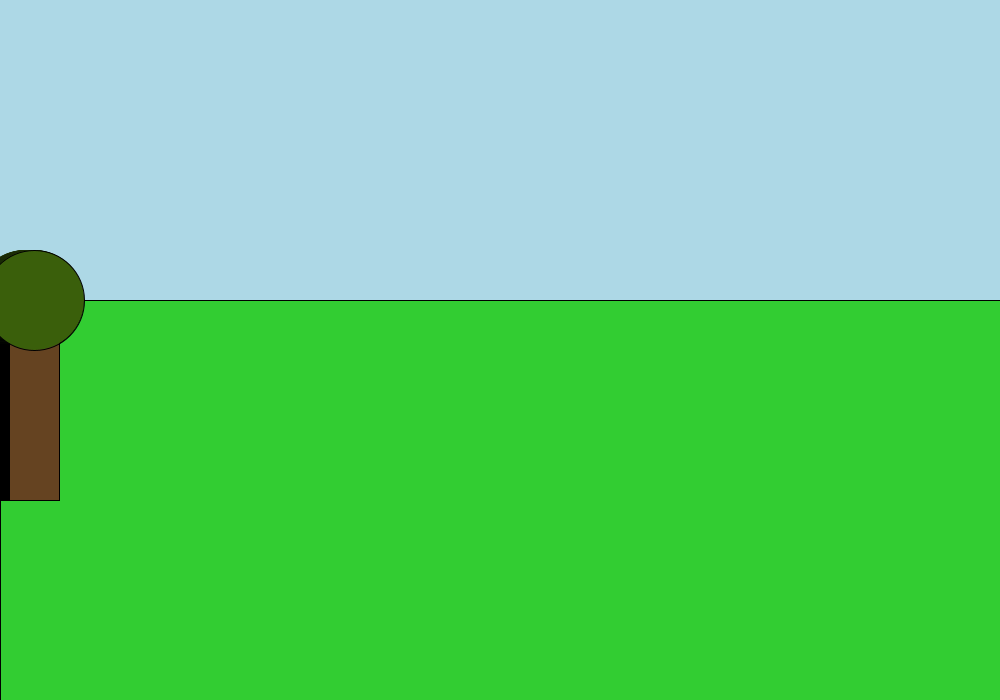
Frame 1 (no input)
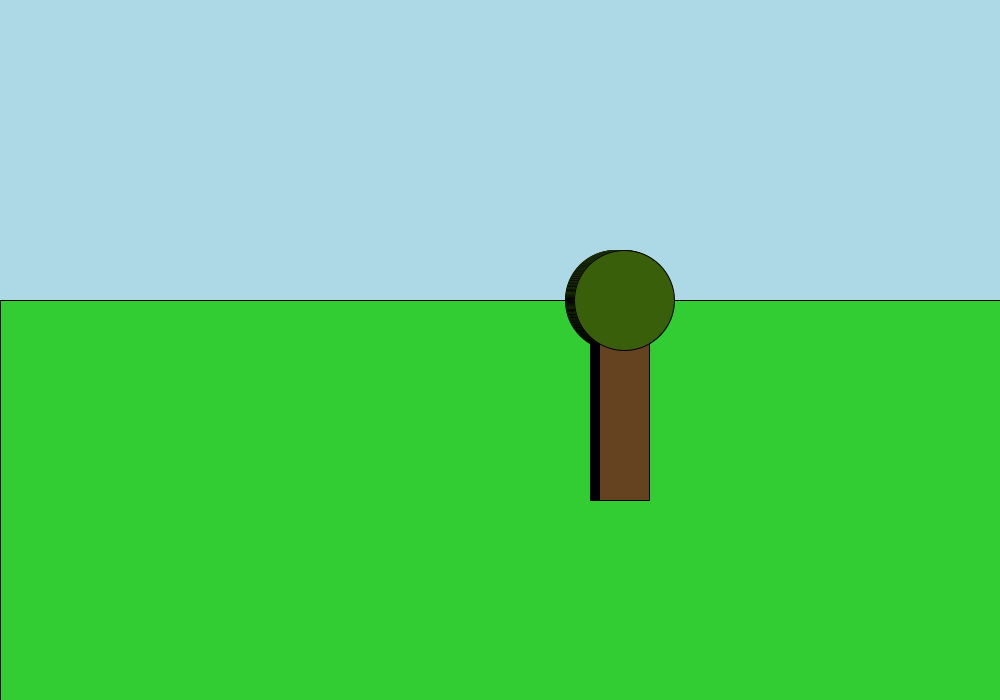
Frame 60 (the mouse pressed at the canvas centre just before this capture)
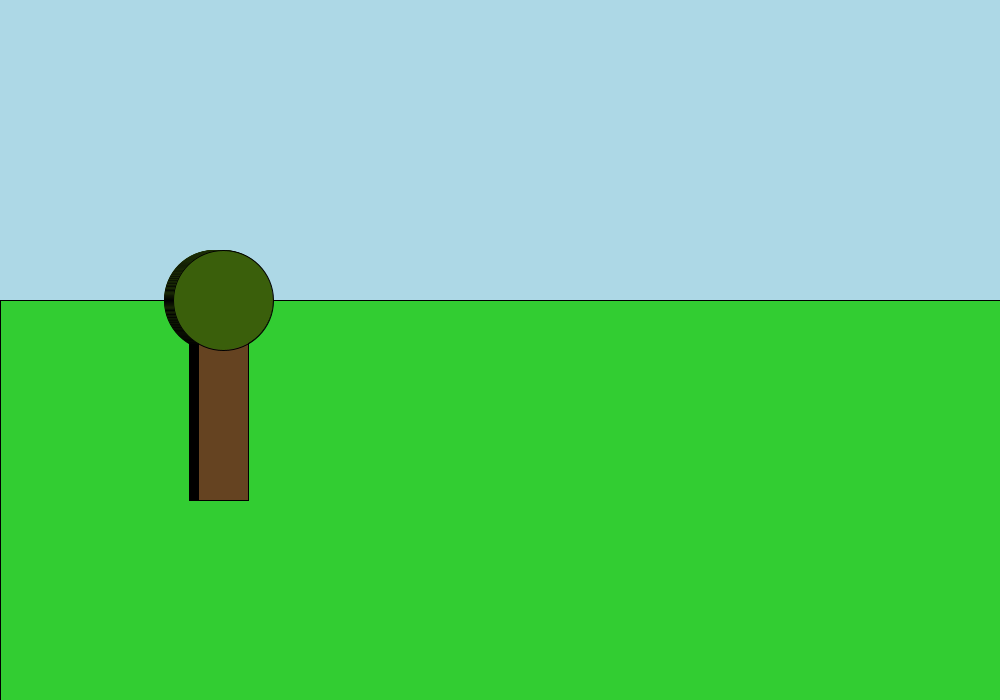
Frame 120 (the mouse held since frame 60 and released just before this capture)

The Processing sketch that drew these frames (run headless with seeded random() and noise(); from frame 60 on, the mouse is pressed at the canvas centre):

// Processing sketch: Trees
// ── Trees.pde
//Trees[] trees=new Trees[1];
//tLine t1 = new tLine(20,2.0);
float r = random(50);
float log= 0;
//array
float leaves= 25;
void setup() {
  background(#add8e6);
  size(1000,700);
  fill(#32CD32);
  rect(0,300,1000,400);
  frameRate(25);
  //trees[0]= new Trees(64);
  //randomize
}
void draw() {
  background(#add8e6);
  size(1000,700);
  fill(#32CD32);
  rect(0,300,1000,400);
  for(int i =0; i < 10; i++) {
    fill(#654321);
    r = random(50);
    rect(log,300,50,200);
    fill(#3a5f0b);
    ellipse(leaves,300,100,100);
    leaves++;
    // array++
    log++;
    if (log > width) {
      log = 0;
    }
    if (leaves > width) {
      leaves = 0;
    }
    //trees[i].ascend();
    //trees[i].display();
    //trees[i].top();
  }
}
